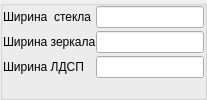
             <widget class="QGroupBox" name="groupBox_10">
              <property name="sizePolicy">
               <sizepolicy hsizetype="Preferred" vsizetype="Maximum">
                <horstretch>0</horstretch>
                <verstretch>0</verstretch>
               </sizepolicy>
              </property>
              <property name="title">
               <string/>
              </property>
              <layout class="QFormLayout" name="formLayout_6">
               <property name="horizontalSpacing">
                <number>0</number>
               </property>
               <property name="verticalSpacing">
                <number>3</number>
               </property>
               <property name="leftMargin">
                <number>0</number>
               </property>
               <property name="topMargin">
                <number>0</number>
               </property>
               <property name="rightMargin">
                <number>0</number>
               </property>
               <property name="bottomMargin">
                <number>0</number>
               </property>
               <item row="0" column="0">
                <widget class="QLabel" name="glass_w">
                 <property name="text">
                  <string>Ширина  стекла</string>
                 </property>
                </widget>
               </item>
               <item row="0" column="1">
                <widget class="QLineEdit" name="inp_glass_w"/>
               </item>
               <item row="1" column="0">
                <widget class="QLabel" name="mirror_w">
                 <property name="text">
                  <string>Ширина зеркала</string>
                 </property>
                </widget>
               </item>
               <item row="1" column="1">
                <widget class="QLineEdit" name="inp_mirror_w"/>
               </item>
               <item row="2" column="0">
                <widget class="QLabel" name="LDSP_w">
                 <property name="text">
                  <string>Ширина ЛДСП</string>
                 </property>
                </widget>
               </item>
               <item row="2" column="1">
                <widget class="QLineEdit" name="inp_LDSP_w"/>
               </item>
              </layout>
             </widget>
